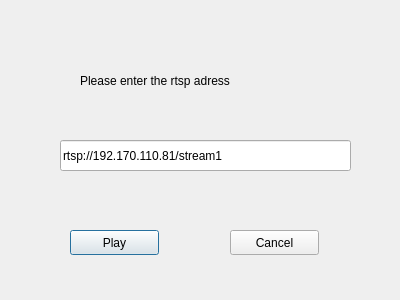
<?xml version="1.0" encoding="UTF-8"?>
<ui version="4.0">
 <class>Login</class>
 <widget class="QDialog" name="Login">
  <property name="geometry">
   <rect>
    <x>0</x>
    <y>0</y>
    <width>400</width>
    <height>300</height>
   </rect>
  </property>
  <property name="windowTitle">
   <string>Dialog</string>
  </property>
  <widget class="QPushButton" name="btn_play">
   <property name="geometry">
    <rect>
     <x>70</x>
     <y>230</y>
     <width>89</width>
     <height>25</height>
    </rect>
   </property>
   <property name="text">
    <string>Play</string>
   </property>
  </widget>
  <widget class="QPushButton" name="btn_cancel">
   <property name="geometry">
    <rect>
     <x>230</x>
     <y>230</y>
     <width>89</width>
     <height>25</height>
    </rect>
   </property>
   <property name="text">
    <string>Cancel</string>
   </property>
  </widget>
  <widget class="QLabel" name="label">
   <property name="geometry">
    <rect>
     <x>80</x>
     <y>60</y>
     <width>201</width>
     <height>41</height>
    </rect>
   </property>
   <property name="text">
    <string>Please enter the rtsp adress</string>
   </property>
  </widget>
  <widget class="QLineEdit" name="rtspURL">
   <property name="geometry">
    <rect>
     <x>60</x>
     <y>140</y>
     <width>291</width>
     <height>31</height>
    </rect>
   </property>
   <property name="text">
    <string>rtsp://192.170.110.81/stream1</string>
   </property>
  </widget>
 </widget>
 <resources/>
 <connections/>
</ui>
